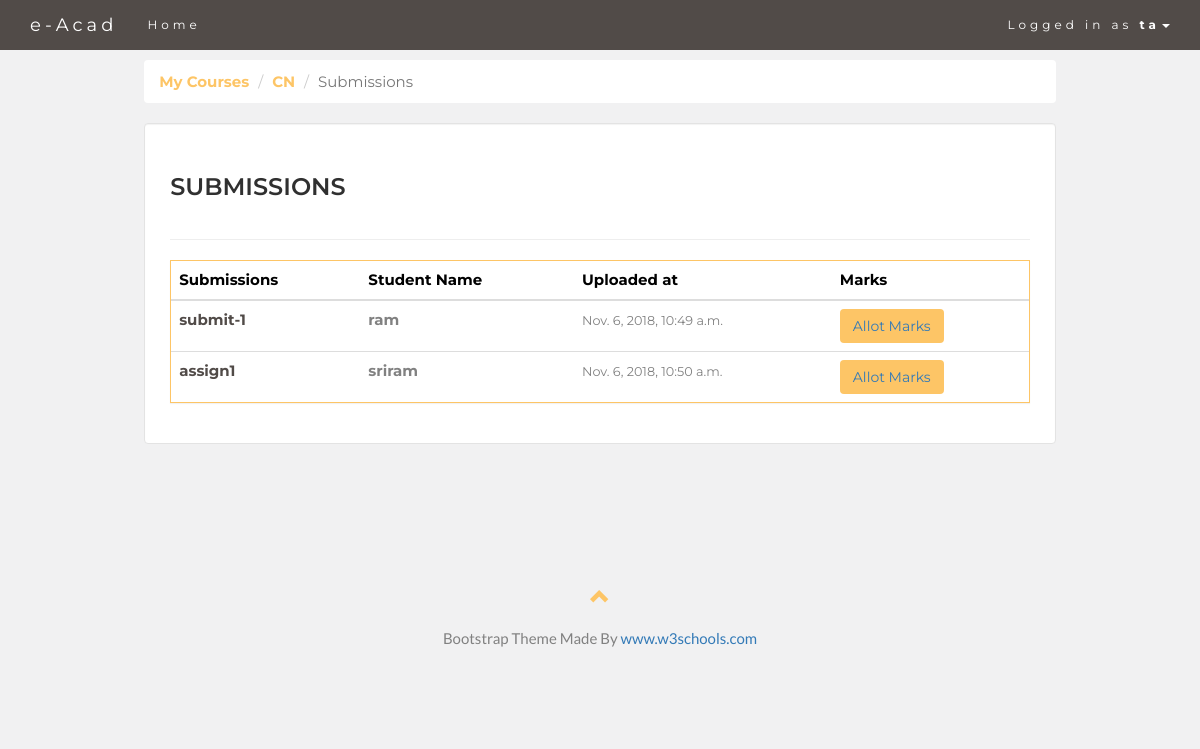
The app's page /ta/course/submissions/17/16/ (signed in) with its own data.
### classroom/models.py (models this page shows, shortened)
class User(AbstractUser):
    is_student = models.BooleanField(default=False)
    is_teacher = models.BooleanField(default=False)
    is_ta = models.BooleanField(default=False)
    semester = models.IntegerField(default=0)
    RollNo = models.CharField(max_length=100, default='')
    vote = models.BooleanField(default=False)

class Course(models.Model):
    owner = models.ForeignKey(User, on_delete=models.CASCADE, related_name='courses')
    semester = models.IntegerField(default=0)
    course_code = models.CharField(max_length=100, default='course_code')
    course_title = models.CharField(max_length=100, default='course_title')
    about = models.TextField(default='anything about course')
    totalclasses = models.IntegerField(default=0)
    classestaken = models.IntegerField(default=0)

class Submission(models.Model):
    course = models.ForeignKey(Course, on_delete=models.CASCADE, related_name='submissions')
    student = models.ForeignKey(Student, on_delete=models.CASCADE, related_name='submissions')
    assignment = models.ForeignKey(Assignment, on_delete=models.CASCADE, related_name='submissions')
    file_name = models.CharField(max_length=500, default='')
    file_upload = models.FileField(upload_to='submissions/')
    uploaded_at = models.DateTimeField(auto_now_add=True, null=True)
    mark = models.FloatField(default=0)
    feedback = models.CharField(max_length=200, default='Not updated yet!')

class Student(models.Model):
    user = models.ForeignKey(User, on_delete=models.CASCADE, primary_key=True, related_name='student')
    interests = models.ManyToManyField(Course, related_name='interested_students')
    def __str__(self):
        return self.user.username

### classroom/views/ta.py (the view)
# urls.py: path('ta/course/submissions/<int:course_pk>/<int:assignment_pk>/', ta.submitview,  name='ta_student_submissions'),
@login_required
@ta_required
def submitview(request,course_pk,assignment_pk):
    course = get_object_or_404(Course, pk=course_pk)
    assignment = get_object_or_404(Assignment,pk=assignment_pk)
    submits = Submission.objects.all().filter(course=course,assignment=assignment)
    return render(request, 'classroom/ta/ta_student_submission_view.html',{'submits': submits, 'assignment':assignment,'course':course})

### classroom/templates/classroom/ta/ta_student_submission_view.html (shortened to what this page needs)
{% extends 'base.html' %}
{% load crispy_forms_tags %}
{% block content %}
<nav aria-label="breadcrumb">
    <ol class="breadcrumb">
      <li class="breadcrumb-item"><a href="{% url 'ta_course_list' %}" class="yellow">My Courses</a></li>
        <li class="breadcrumb-item active" aria-current="page"><a href="{% url 'course_ta_view' course.id%}" class="yellow">{{ course.course_title }}</a></li>
        <li class="breadcrumb-item active" aria-current="page">Submissions</li>
    </ol>
  </nav>
    <div class="well">
        <div class="page-header">
             <h2>SUBMISSIONS</h2>
        </div>
        <div class="panel panel-primary">
            <div class="table-responsive">
                <table class="table table-hover">
        <thead>
        <tr style="color: black;">
          <th>Submissions</th>
            <th>Student Name</th>
            <th>Uploaded at</th>
            <th>Marks</th>
        </tr>
      </thead>
         <tbody>
           {% for document in submits %}
          <tr>
          <td class="align-middle"><a href="{{ document.file_upload.url }}" class="colour">{{ document.file_name }}</a></td>
              <td class="align-middle"><b>{{ document.student }}</b></td>
              <td class="align-middle"><small> {{ document.uploaded_at }}</small><br></td>
              <td class="align-middle">
                  <a href="{% url 'ta_allot_marks' document.id %}" class="btn btn-button" role="button" >Allot Marks</a></td>
            {% empty %}
          <tr>
            <td class="bg-light text-center font-italic" colspan="5">No submissions yet!.</td>
          </tr>
        {% endfor %}
      </tbody>
    </table>
            </div></div></div>
 </div>
{% endblock %}

### templates/base.html (shortened to what this page needs)
{% load static %}
<!DOCTYPE html>
<html lang="en">
<head>
  <link rel="stylesheet" href="https://maxcdn.bootstrapcdn.com/bootstrap/3.3.7/css/bootstrap.min.css">
</head>
<body id="myPage" data-spy="scroll" data-target=".navbar" data-offset="60">
<nav class="navbar navbar-default navbar-fixed-top">
  <div class="container">
    <div class="navbar-header">
      <a class="navbar-brand" href="#myPage">e-Acad</a>
    </div>
    <div class="collapse navbar-collapse" id="myNavbar">
      <ul class="nav navbar-nav ">
        <li><a href="{% url 'home' %}">Home</a></li>
      </ul>
      <ul class="nav navbar-nav navbar-right">
        {% if user.is_authenticated %}
        <li class="dropdown" >
        <a class="dropdown-toggle"  style="background-color: #514b48;" data-toggle="dropdown"  href="#">Logged in as <strong>{{ user.username }}</strong><span class="caret"></span></a>
        </li>
         {% endif %}
      </ul>
    </div>
  </div>
</nav>
<div class="container-fluid">
<div class="row">
  <div class="col-sm-1">
  </div>
  <div class="col-sm-10">
  {% block content %}
{% endblock %}
  </div>
  <div class="col-sm-1">
  </div>
</div>
<footer class="container-fluid text-center">
  <a href="#myPage" title="To Top">
    <span class="glyphicon glyphicon-chevron-up"></span>
  </a>
  <p>Bootstrap Theme Made By <a href="https://www.w3schools.com" title="Visit w3schools">www.w3schools.com</a></p>
</footer>
</body>
</html>

### templates/base.html (style rules this page uses)
body { font: 400 15px Lato, sans-serif; line-height: 1.8; color: #818181; background-color: #F1F1F2; }
h2 { font-size: 24px; text-transform: uppercase; color: #303030; font-weight: 600; margin-bottom: 30px; }
ol.breadcrumb { background-color: #fff; font-family: Montserrat, sans-serif; }
.well { background-color: white; padding: 10px 25px 20px 25px; font-family: Montserrat, sans-serif; }
.btn-button { background-color: #FDC566; }
a.colour { color: #514b48; font-weight: bold; }
a.yellow { color:#FDC566; font-weight: bold; }
.container-fluid { padding: 60px 50px; }
.panel { border: 1px solid #FDC566; border-radius:0 !important; transition: box-shadow 0.5s; }
.navbar { margin-bottom: 0; background-color: #514b48; z-index: 9999; border: 0; font-size: 12px !important; line-height: 1.42857143 !important; letter-spacing: 4px; border-radius: 0; font-family: Montserrat, sans-serif; }
.navbar li a, .navbar .navbar-brand { color: #fff !important; }
footer .glyphicon { font-size: 20px; margin-bottom: 20px; color: #FDC566; }

### records on screen
User: username "ta"
Course: course_title "CN"
Submission: file_name "submit-1", student "ram", uploaded_at "Nov. 6, 2018, 10:49 a.m."
Submission: file_name "assign1", student "sriram", uploaded_at "Nov. 6, 2018, 10:50 a.m."
